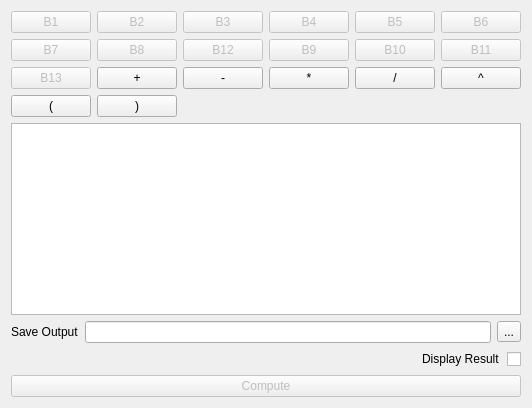
         <widget class="QWidget" name="tab_7">
          <attribute name="title">
           <string>Custom</string>
          </attribute>
          <layout class="QGridLayout" name="gridLayout_5">
           <item row="4" column="0">
            <layout class="QHBoxLayout" name="horizontalLayout_11">
             <item>
              <spacer name="horizontalSpacer_12">
               <property name="orientation">
                <enum>Qt::Horizontal</enum>
               </property>
               <property name="sizeHint" stdset="0">
                <size>
                 <width>60</width>
                 <height>20</height>
                </size>
               </property>
              </spacer>
             </item>
             <item>
              <widget class="QCheckBox" name="checkBox_custom_display">
               <property name="layoutDirection">
                <enum>Qt::RightToLeft</enum>
               </property>
               <property name="text">
                <string>Display Result </string>
               </property>
              </widget>
             </item>
            </layout>
           </item>
           <item row="3" column="0">
            <layout class="QHBoxLayout" name="horizontalLayout_10">
             <item>
              <widget class="QLabel" name="label_5">
               <property name="text">
                <string>Save Output</string>
               </property>
              </widget>
             </item>
             <item>
              <widget class="QLineEdit" name="lineEdit_custom"/>
             </item>
             <item>
              <widget class="QToolButton" name="toolButton_custom">
               <property name="text">
                <string>...</string>
               </property>
              </widget>
             </item>
            </layout>
           </item>
           <item row="0" column="0">
            <layout class="QGridLayout" name="gridLayout_4">
             <item row="1" column="5">
              <widget class="QPushButton" name="B11_button">
               <property name="enabled">
                <bool>false</bool>
               </property>
               <property name="text">
                <string>B11</string>
               </property>
              </widget>
             </item>
             <item row="0" column="2">
              <widget class="QPushButton" name="B3_button">
               <property name="enabled">
                <bool>false</bool>
               </property>
               <property name="text">
                <string>B3</string>
               </property>
              </widget>
             </item>
             <item row="1" column="4">
              <widget class="QPushButton" name="B10_button">
               <property name="enabled">
                <bool>false</bool>
               </property>
               <property name="text">
                <string>B10</string>
               </property>
              </widget>
             </item>
             <item row="0" column="3">
              <widget class="QPushButton" name="B4_button">
               <property name="enabled">
                <bool>false</bool>
               </property>
               <property name="text">
                <string>B4</string>
               </property>
              </widget>
             </item>
             <item row="0" column="1">
              <widget class="QPushButton" name="B2_button">
               <property name="enabled">
                <bool>false</bool>
               </property>
               <property name="text">
                <string>B2</string>
               </property>
              </widget>
             </item>
             <item row="1" column="1">
              <widget class="QPushButton" name="B8_button">
               <property name="enabled">
                <bool>false</bool>
               </property>
               <property name="text">
                <string>B8</string>
               </property>
              </widget>
             </item>
             <item row="2" column="3">
              <widget class="QPushButton" name="mult_button">
               <property name="text">
                <string>*</string>
               </property>
              </widget>
             </item>
             <item row="0" column="0">
              <widget class="QPushButton" name="B1_button">
               <property name="enabled">
                <bool>false</bool>
               </property>
               <property name="text">
                <string>B1</string>
               </property>
              </widget>
             </item>
             <item row="2" column="1">
              <widget class="QPushButton" name="plus_button">
               <property name="text">
                <string>+</string>
               </property>
               <property name="default">
                <bool>false</bool>
               </property>
              </widget>
             </item>
             <item row="1" column="3">
              <widget class="QPushButton" name="B9_button">
               <property name="enabled">
                <bool>false</bool>
               </property>
               <property name="text">
                <string>B9</string>
               </property>
              </widget>
             </item>
             <item row="2" column="2">
              <widget class="QPushButton" name="minus_button">
               <property name="text">
                <string>-</string>
               </property>
              </widget>
             </item>
             <item row="0" column="4">
              <widget class="QPushButton" name="B5_button">
               <property name="enabled">
                <bool>false</bool>
               </property>
               <property name="text">
                <string>B5</string>
               </property>
              </widget>
             </item>
             <item row="2" column="4">
              <widget class="QPushButton" name="div_button">
               <property name="text">
                <string>/</string>
               </property>
              </widget>
             </item>
             <item row="1" column="0">
              <widget class="QPushButton" name="B7_button">
               <property name="enabled">
                <bool>false</bool>
               </property>
               <property name="text">
                <string>B7</string>
               </property>
              </widget>
             </item>
             <item row="0" column="5">
              <widget class="QPushButton" name="B6_button">
               <property name="enabled">
                <bool>false</bool>
               </property>
               <property name="text">
                <string>B6</string>
               </property>
              </widget>
             </item>
             <item row="2" column="5">
              <widget class="QPushButton" name="power_button">
               <property name="text">
                <string>^</string>
               </property>
              </widget>
             </item>
             <item row="3" column="0">
              <widget class="QPushButton" name="open_button">
               <property name="text">
                <string>(</string>
               </property>
              </widget>
             </item>
             <item row="3" column="1">
              <widget class="QPushButton" name="close_button">
               <property name="text">
                <string>)</string>
               </property>
              </widget>
             </item>
             <item row="1" column="2">
              <widget class="QPushButton" name="B12_button">
               <property name="enabled">
                <bool>false</bool>
               </property>
               <property name="text">
                <string>B12</string>
               </property>
              </widget>
             </item>
             <item row="2" column="0">
              <widget class="QPushButton" name="B13_button">
               <property name="enabled">
                <bool>false</bool>
               </property>
               <property name="text">
                <string>B13</string>
               </property>
              </widget>
             </item>
            </layout>
           </item>
           <item row="1" column="0">
            <widget class="QTextEdit" name="textEdit">
             <property name="sizePolicy">
              <sizepolicy hsizetype="Expanding" vsizetype="Expanding">
               <horstretch>0</horstretch>
               <verstretch>0</verstretch>
              </sizepolicy>
             </property>
            </widget>
           </item>
           <item row="6" column="0">
            <widget class="QPushButton" name="compute_custom_button">
             <property name="enabled">
              <bool>false</bool>
             </property>
             <property name="text">
              <string>Compute</string>
             </property>
            </widget>
           </item>
          </layout>
         </widget>
